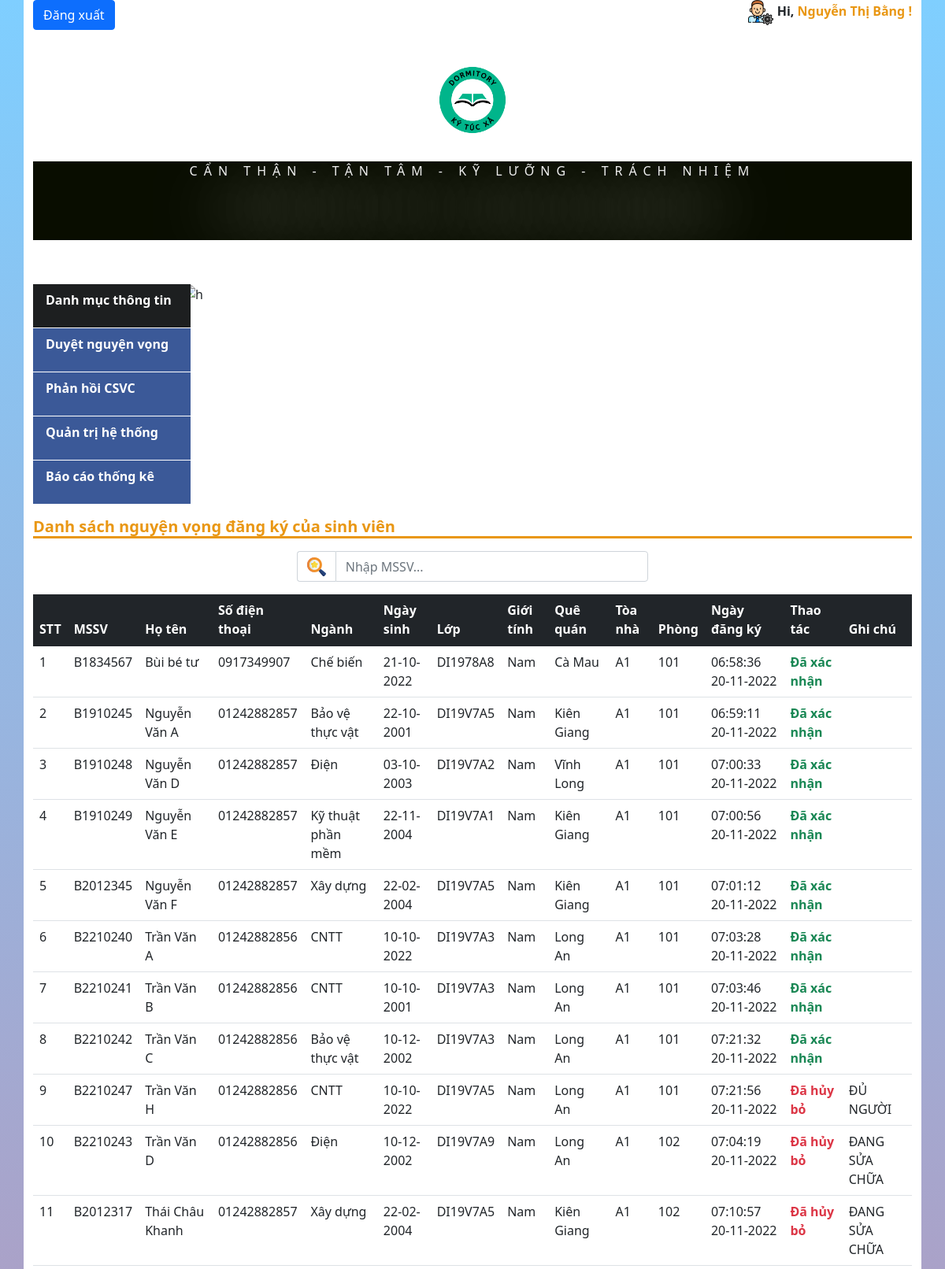
Page /admin/dangkyphong.php (signed in, upper part) on the committed database.
### tables this page shows
CREATE TABLE `nhanvien` (
  `id` int(10) NOT NULL,
  `msnv` varchar(10) NOT NULL,
  `hoten` varchar(50) NOT NULL,
  `gioitinh` varchar(7) NOT NULL,
  `quequan` varchar(50) NOT NULL,
  `vitri` varchar(20) NOT NULL,
  `luong` float NOT NULL,
  `sodienthoai` varchar(12) NOT NULL
);

CREATE TABLE `nguyenvong_ktx` (
  `id` int(10) NOT NULL,
  `id_sv` int(10) NOT NULL,
  `id_ktx` int(10) NOT NULL,
  `ngaydangky` datetime NOT NULL,
  `trangthai` int(10) NOT NULL,
  `ghichu` varchar(50) NOT NULL
);

CREATE TABLE `sinhvien_chua_o` (
  `id` int(10) NOT NULL,
  `mssv` varchar(10) NOT NULL,
  `matkhau` varchar(50) NOT NULL,
  `hoten` varchar(50) NOT NULL,
  `email` varchar(50) NOT NULL,
  `ngaysinh` date NOT NULL,
  `quequan` varchar(50) NOT NULL,
  `gioitinh` varchar(7) NOT NULL,
  `sodienthoai` varchar(12) NOT NULL,
  `nganh` varchar(20) NOT NULL,
  `lop` varchar(10) NOT NULL,
  `kiemtra` varchar(1) NOT NULL
);

CREATE TABLE `kytucxa` (
  `id` int(10) NOT NULL,
  `toanha` varchar(5) NOT NULL,
  `phong` varchar(5) NOT NULL,
  `loaiphong` varchar(7) NOT NULL,
  `songuoihientai` int(2) NOT NULL,
  `songuoitoida` int(2) NOT NULL,
  `giaphong` float NOT NULL,
  `tinhtrangphong` int(2) NOT NULL
);

### admin/dangkyphong.php (the view, shortened to what this page needs)
<?php
    require_once 'include/header.php';
?>
            <div>
            <h4>Danh sách nguyện vọng đăng ký của sinh viên</h4>
                <div class="search-tt mt-3">
                    <form action="" method="GET">
                    <div class="input-group mb-3 " style="width:40%;margin:0 auto;" >
                        <span class="input-group-text" style="border-right:none;background:none;">
                            <button style="border:none;background:none;">
                                <img src="/KTX/image/searching.png" alt="">
                            </button>
                        </span>
                        <input type="text" id="tim_nv_mssv" class="form-control" style="width:50%;margin:0 auto;" placeholder="Nhập MSSV...">
                    </div>
                    </form>
                </div>
                <table class="table">
                    <thead class="table-dark">
                    <tr>
                        <th>STT</th>
                        <th>MSSV</th>
                        <th>Họ tên</th>
                        <th>Số điện thoại</th>
                        <th>Ngành</th>
                        <th>Ngày sinh</th>
                        <th>Lớp</th>
                        <th>Giới tính</th>
                        <th>Quê quán</th>
                        <th>Tòa nhà</th>
                        <th>Phòng</th>
                        <th>Ngày đăng ký</th>
                        <th>Thao tác</th>
                        <th>Ghi chú</th>
                    </tr>
                    </thead>
                    <tbody id="body_table_nguyenvongktx">
                        <?php
                            $sql = "SELECT * FROM nguyenvong_ktx,sinhvien_chua_o,kytucxa where nguyenvong_ktx.id_ktx=kytucxa.id and sinhvien_chua_o.id=nguyenvong_ktx.id_sv order by toanha,phong,ngaydangky asc";
                            $res = mysqli_query($conn,$sql);
                            if($res == true){
                                $i=0;
                                while($rows = mysqli_fetch_array($res)){
                                    $i++;
                        ?>
                        <tr>
                            <td><?php echo $i ?></td>
                            <td><?php echo $rows['mssv'] ?></td>
                            <td><?php echo $rows['hoten'] ?></td>
                            <td><?php echo $rows['sodienthoai'] ?></td>
                            <td><?php echo $rows['nganh'] ?></td>
                            <td><?php
                            $ngaysinh = new DateTime($rows['ngaysinh']);
                            $formattedweddingdate = date_format($ngaysinh, 'd-m-Y');
                            echo $formattedweddingdate
                            ?></td>
                            <td><?php echo $rows['lop'] ?></td>
                            <td><?php echo $rows['gioitinh'] ?></td>
                            <td><?php echo $rows['quequan'] ?></td>
                            <td><?php echo $rows['toanha'] ?></td>
                            <td><?php echo $rows['phong'] ?></td>
                            <td><?php
                            $ngaysinh = new DateTime($rows['ngaydangky']);
                            $formattedweddingdate = date_format($ngaysinh, 'H:i:s d-m-Y');
                            echo $formattedweddingdate;
                            ?></td>
                            <td>
                                <?php
                                    if($rows['trangthai']==0){
                                        echo "
                                        <a style='cursor:pointer;color:blue' class='huybo' data-id-1='".$rows[0]."' data-id-3='".$rows[2]."'  >Hủy </a>/
                                        <a class='xacnhan' style='cursor:pointer;color:blue' data-id-1='".$rows[0]."' data-id-2='".$rows[6]."' data-id-3='".$rows[2]."'> Xác nhận</a>
                                        ";
                                    }else{
                                        if($rows['trangthai']==1){
                                            echo "<span class='text-success' style='font-weight:bold'>Đã xác nhận</span>";
                                        }else{
                                            echo "<span class='text-danger' style='font-weight:bold'>Đã hủy bỏ</span>";
                                        }
                                    }
                                ?>
                            </td>
                            <td><?php echo $rows['ghichu'] ?></td>
                        </tr>
                        <?php
                                }
                            }
                        ?>
                    </tbody>
                </table>
            </div>
    </div>
</body>
</html>

### admin/include/header.php (shortened to what this page needs)
<?php
    require_once '../config/DB.php';
    $taikhoan = $_SESSION['admin'];
    $sql = "SELECT * FROM admin,nhanvien where admin.idnv = nhanvien.id and admin.taikhoan = '$taikhoan'";
    $res = mysqli_query($conn,$sql);
    $row= [];
    if(mysqli_num_rows($res) >0){
        $row = mysqli_fetch_assoc($res);
    }
?>
<!DOCTYPE html>
<html lang="en">
<head>
    <link href="https://cdn.jsdelivr.net/npm/bootstrap@5.1.3/dist/css/bootstrap.min.css" rel="stylesheet">
    <link rel="stylesheet" href="/KTX/css/admin.css">
</head>
<body>
    <div class="container">
        <div class="header">
            <p><a class="btn btn-primary " href="/KTX/dangxuat.php">Đăng xuất</a></p>
            <p class="ten">
                <img src="/KTX/image/admin.png" alt="logoadmin">
                 Hi,
                 <span>
                    <?php
                    echo $row['hoten']; ?> !
                 </span>
            </p>
            <div style="text-align:center;margin-top:2%;">
                <img src="/KTX/image/logo.png" alt="logo" style="width:12%;">
            </div>
            <div class="text-center" style="margin-bottom: 1%;margin-top:1%;background: #090d00; color: #efefef">
                <p class="ghichu"  style="">
                    CẨN THẬN - TẬN TÂM - KỸ LƯỠNG - TRÁCH NHIỆM
                    <span class="tieudektx">
                    </span>
                </p>
            </div>
        </div>
        <div class="row" style="margin-top:5%;">
            <div class="col-sm-2" id="mainnav">
                <ul>
                    <li class="thefirst" >
                        <a href="#">Danh mục thông tin</a>
                    </li>
                    <li><a href="/KTX/admin/dangkyphong.php">Duyệt nguyện vọng</a></li>
                    <li>
                        <a href="/KTX/admin/phanhoicsvc.php">Phản hồi CSVC</a>
                    </li>
                    <li>
                        <a href="#" >Quản trị hệ thống</a>
                    </li>
                    <li>
                        <a href="/KTX/admin/thongke.php">Báo cáo thống kê</a>
                    </li>
                </ul>
            </div>
            <div class="col-sm-10">
                <img src="/KTX/image/shc.jpg" alt="h" width="100%" height="280px">
            </div>
        </div>

### css/admin.css (style rules this page uses)
* { margin: 0; padding: 0; transition: all 0.3s; }
body { background-image:linear-gradient(to bottom, rgb(0, 159, 255, 0.5), rgb(236, 47, 75, 0.8)), url('https://niemvuilaptrinh.ams3.cdn.digitaloceanspaces.com/pexels-paul-ijsendoorn-33041.jpg'); background-size: cover; }
a { text-decoration: none; }
.container { background-color: white; }
.header p { display: inline; }
.header .ten { float:right;font-weight:bold; }
.header .ten span { color:#e99714; cursor: pointer; }
#mainnav ul { background: #3B5998; list-style: none; padding: 0px; width: 200px; text-align: left; }
#mainnav ul li { position: relative; width: 200px; height: 56px; line-height: 40px; border-bottom: 1px solid #fff; }
#mainnav ul .thefirst { background: #1D1F20; }
#mainnav ul li a { text-decoration: none; color: #fff; font-weight: bold; padding: 0 16px; display: block; }
h4 { color: #e99714; font-weight:bold; font-size:20px; border-bottom:3px inset #e99714; }

### admin/include/header.php (style rules this page uses)
.ghichu { text-transform: uppercase; letter-spacing: .5em; display: inline-block; border-width: 4px 0; padding: 1.5em 0em; width: 40em; margin: 0 auto; }
.tieudektx { font: 700 3em/1 "Oswald", sans-serif; letter-spacing: 0; padding: .25em 0 .325em; display: block; margin: 0 auto; text-shadow: 0 0 80px rgba(255,255,255,.5); background: url(https://i.ibb.co/RDTnNrT/animated-text-fill.png) repeat-y; -webkit-background-clip: text; background-clip: text; -webkit-text-fill-color: transparent; -webkit-animation: aitf 80s linear infinite; -webkit-transform: translate3d(0,0,0); -webkit-backface-visibility: hidden; }

### rows in the picture
nguyenvong_ktx: id_sv.mssv "B1834567", id_sv.hoten "Bùi bé tư", id_sv.sodienthoai "0917349907", id_sv.nganh "Chế biến", id_sv.ngaysinh "21-10-2022", id_sv.lop "DI1978A8", id_sv.gioitinh "Nam", id_sv.quequan "Cà Mau", id_ktx.toanha "A1", id_ktx.phong "101", ngaydangky "06:58:36 20-11-2022", trangthai "Đã xác nhận"
nguyenvong_ktx: id_sv.mssv "B1910245", id_sv.hoten "Nguyễn Văn A", id_sv.sodienthoai "01242882857", id_sv.nganh "Bảo vệ thực vật", id_sv.ngaysinh "22-10-2001", id_sv.lop "DI19V7A5", id_sv.gioitinh "Nam", id_sv.quequan "Kiên Giang", id_ktx.toanha "A1", id_ktx.phong "101", ngaydangky "06:59:11 20-11-2022", trangthai "Đã xác nhận"
nguyenvong_ktx: id_sv.mssv "B1910248", id_sv.hoten "Nguyễn Văn D", id_sv.sodienthoai "01242882857", id_sv.nganh "Điện", id_sv.ngaysinh "03-10-2003", id_sv.lop "DI19V7A2", id_sv.gioitinh "Nam", id_sv.quequan "Vĩnh Long", id_ktx.toanha "A1", id_ktx.phong "101", ngaydangky "07:00:33 20-11-2022", trangthai "Đã xác nhận"
nguyenvong_ktx: id_sv.mssv "B1910249", id_sv.hoten "Nguyễn Văn E", id_sv.sodienthoai "01242882857", id_sv.nganh "Kỹ thuật phần mềm", id_sv.ngaysinh "22-11-2004", id_sv.lop "DI19V7A1", id_sv.gioitinh "Nam", id_sv.quequan "Kiên Giang", id_ktx.toanha "A1", id_ktx.phong "101", ngaydangky "07:00:56 20-11-2022", trangthai "Đã xác nhận"
nguyenvong_ktx: id_sv.mssv "B2012345", id_sv.hoten "Nguyễn Văn F", id_sv.sodienthoai "01242882857", id_sv.nganh "Xây dựng", id_sv.ngaysinh "22-02-2004", id_sv.lop "DI19V7A5", id_sv.gioitinh "Nam", id_sv.quequan "Kiên Giang", id_ktx.toanha "A1", id_ktx.phong "101", ngaydangky "07:01:12 20-11-2022", trangthai "Đã xác nhận"
nguyenvong_ktx: id_sv.mssv "B2210240", id_sv.hoten "Trần Văn A", id_sv.sodienthoai "01242882856", id_sv.nganh "CNTT", id_sv.ngaysinh "10-10-2022", id_sv.lop "DI19V7A3", id_sv.gioitinh "Nam", id_sv.quequan "Long An", id_ktx.toanha "A1", id_ktx.phong "101", ngaydangky "07:03:28 20-11-2022", trangthai "Đã xác nhận"
nguyenvong_ktx: id_sv.mssv "B2210241", id_sv.hoten "Trần Văn B", id_sv.sodienthoai "01242882856", id_sv.nganh "CNTT", id_sv.ngaysinh "10-10-2001", id_sv.lop "DI19V7A3", id_sv.gioitinh "Nam", id_sv.quequan "Long An", id_ktx.toanha "A1", id_ktx.phong "101", ngaydangky "07:03:46 20-11-2022", trangthai "Đã xác nhận"
nguyenvong_ktx: id_sv.mssv "B2210242", id_sv.hoten "Trần Văn C", id_sv.sodienthoai "01242882856", id_sv.nganh "Bảo vệ thực vật", id_sv.ngaysinh "10-12-2002", id_sv.lop "DI19V7A3", id_sv.gioitinh "Nam", id_sv.quequan "Long An", id_ktx.toanha "A1", id_ktx.phong "101", ngaydangky "07:21:32 20-11-2022", trangthai "Đã xác nhận"
nguyenvong_ktx: id_sv.mssv "B2210247", id_sv.hoten "Trần Văn H", id_sv.sodienthoai "01242882856", id_sv.nganh "CNTT", id_sv.ngaysinh "10-10-2022", id_sv.lop "DI19V7A5", id_sv.gioitinh "Nam", id_sv.quequan "Long An", id_ktx.toanha "A1", id_ktx.phong "101", ngaydangky "07:21:56 20-11-2022", trangthai "Đã hủy bỏ", ghichu "ĐỦ NGƯỜI"
nguyenvong_ktx: id_sv.mssv "B2210243", id_sv.hoten "Trần Văn D", id_sv.sodienthoai "01242882856", id_sv.nganh "Điện", id_sv.ngaysinh "10-12-2002", id_sv.lop "DI19V7A9", id_sv.gioitinh "Nam", id_sv.quequan "Long An", id_ktx.toanha "A1", id_ktx.phong "102", ngaydangky "07:04:19 20-11-2022", trangthai "Đã hủy bỏ", ghichu "ĐANG SỬA CHỮA"
nguyenvong_ktx: id_sv.mssv "B2012317", id_sv.hoten "Thái Châu Khanh", id_sv.sodienthoai "01242882857", id_sv.nganh "Xây dựng", id_sv.ngaysinh "22-02-2004", id_sv.lop "DI19V7A5", id_sv.gioitinh "Nam", id_sv.quequan "Kiên Giang", id_ktx.toanha "A1", id_ktx.phong "102", ngaydangky "07:10:57 20-11-2022", trangthai "Đã hủy bỏ", ghichu "ĐANG SỬA CHỮA"

### other values in the picture
$row['hoten'] "Nguyễn Thị Bằng"
